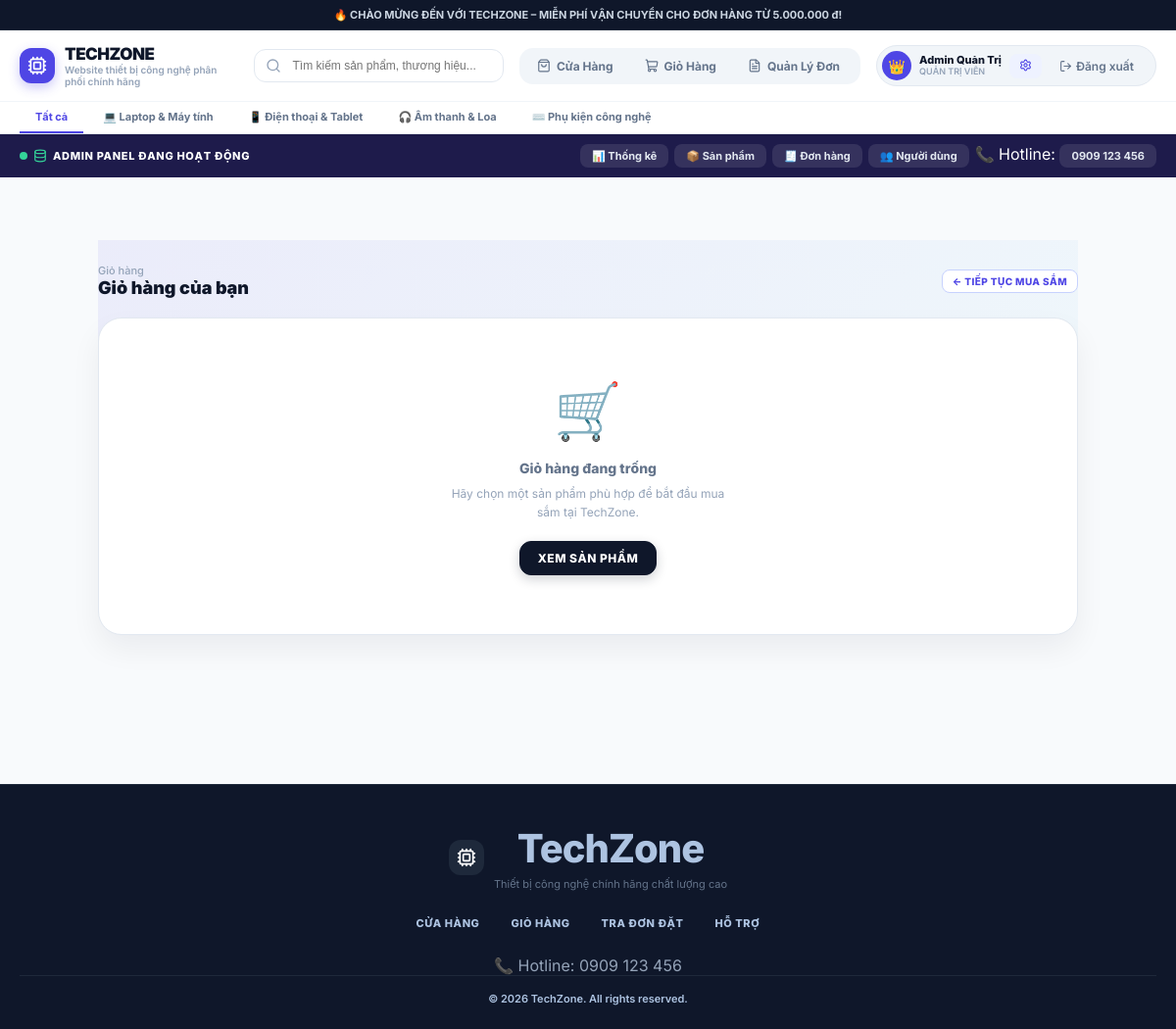
The app's page /views/cart.php (signed in), older data.
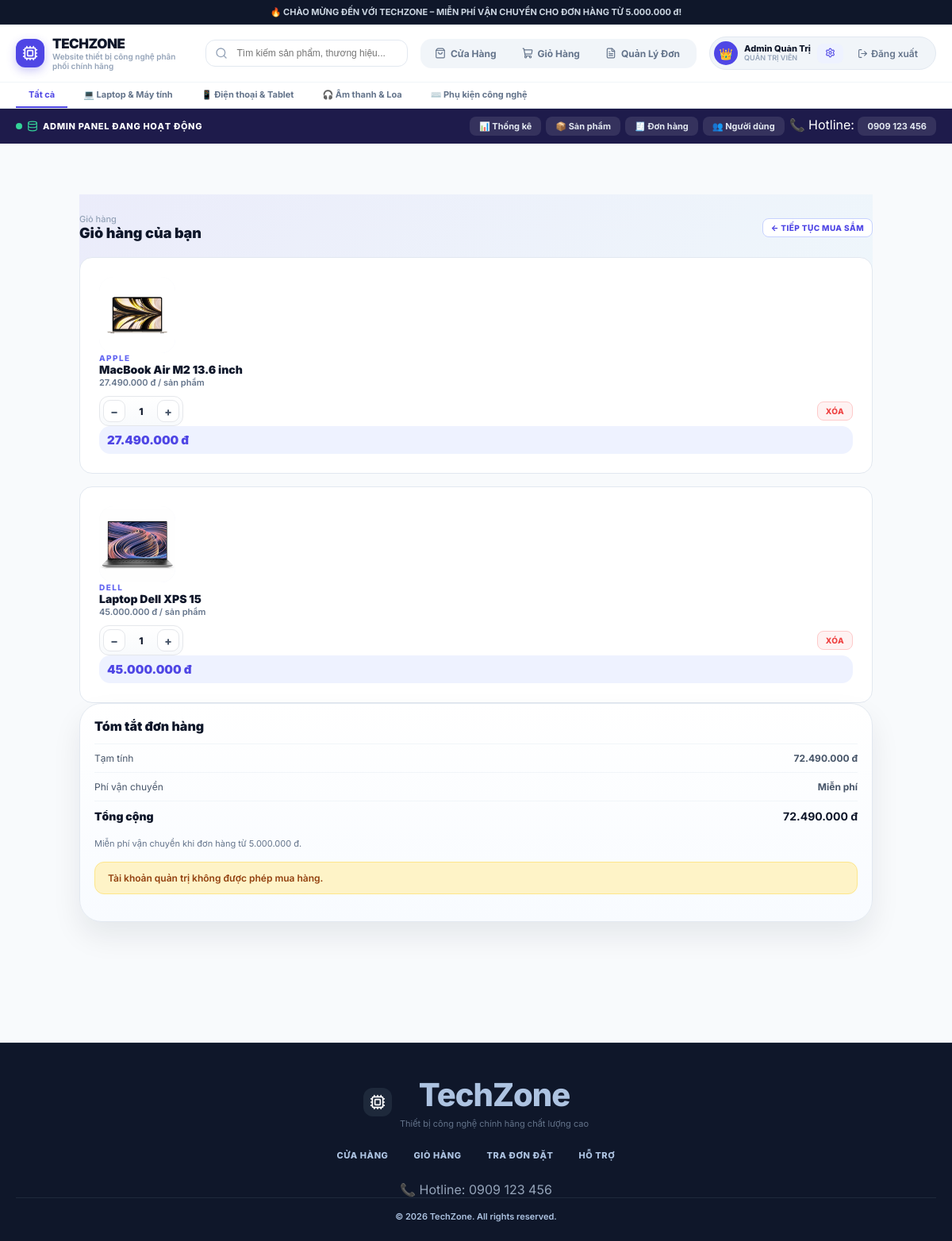
The same page, newer data.
### tables this page shows
CREATE TABLE `categories` (
  `id` int(10) UNSIGNED NOT NULL,
  `name` varchar(100) NOT NULL,
  `slug` varchar(100) NOT NULL,
  `icon` varchar(10) DEFAULT '?'
);

CREATE TABLE `cart_items` (
  `id` int(10) UNSIGNED NOT NULL,
  `session_id` varchar(128) NOT NULL,
  `user_id` int(10) UNSIGNED DEFAULT NULL,
  `product_id` int(10) UNSIGNED NOT NULL,
  `quantity` int(11) NOT NULL DEFAULT 1,
  `promo_price` decimal(15,0) DEFAULT NULL,
  `created_at` datetime NOT NULL DEFAULT current_timestamp()
);

CREATE TABLE `products` (
  `id` int(10) UNSIGNED NOT NULL,
  `category_id` int(10) UNSIGNED NOT NULL,
  `name` varchar(200) NOT NULL,
  `brand` varchar(100) NOT NULL,
  `description` text DEFAULT NULL,
  `price` decimal(15,0) NOT NULL DEFAULT 0,
  `stock` int(11) NOT NULL DEFAULT 0,
  `image_emoji` varchar(10) DEFAULT '?',
  `image_file` varchar(255) DEFAULT NULL,
  `rating` decimal(2,1) NOT NULL DEFAULT 4.5,
  `featured` tinyint(1) NOT NULL DEFAULT 0,
  `created_at` datetime NOT NULL DEFAULT current_timestamp(),
  `updated_at` datetime NOT NULL DEFAULT current_timestamp() ON UPDATE current_timestamp()
);

### includes/config.php (called while the page is built, shortened)
<?php
function formatVND(float|int $amount): string {
    return number_format($amount, 0, ',', '.') . ' đ';
}
function currentUser(): ?array {
    return $_SESSION['user'] ?? null;
}
function clean(string $s): string {
    return htmlspecialchars(strip_tags(trim($s)), ENT_QUOTES, 'UTF-8');
}

### views/cart.php (the view, shortened to what this page needs)
<?php
require_once __DIR__ . '/../includes/header.php';
$pdo = getDB();
$sid = cartSessionId();
$userId = currentUser()['id'] ?? null;
$stmt = $pdo->prepare("
    SELECT ci.*, p.name, p.price, p.image_file, p.brand, p.stock
    FROM cart_items ci
    JOIN products p ON ci.product_id = p.id
    WHERE ci.session_id = ? OR (ci.user_id IS NOT NULL AND ci.user_id = ?)
");
$stmt->execute([$sid, $userId]);
$cartItems = $stmt->fetchAll();
function cartImage(string $file): string
{
  $path = ltrim($file, '/');
  return '/bainhom/assets/images/' . $path;
}
$subtotal = 0;
foreach ($cartItems as $item) {
  $subtotal += (float) $item['price'] * (int) $item['quantity'];
}
$shipping = $subtotal >= FREE_SHIP_MIN ? 0 : SHIPPING_FEE;
$total = $subtotal + $shipping;
?>
<section class="cart-page container">
  <div class="section-header">
    <div>
      <p class="section-sub">Giỏ hàng</p>
      <h1 class="section-title">Giỏ hàng của bạn</h1>
    </div>
    <a href="/bainhom/index.php" class="btn btn-outline btn-sm">← Tiếp tục mua sắm</a>
  </div>
  <?php if (empty($cartItems)): ?>
    <div class="empty-state cart-empty-card">
      <span class="icon">🛒</span>
      <h4>Giỏ hàng đang trống</h4>
      <p>Hãy chọn một sản phẩm phù hợp để bắt đầu mua sắm tại TechZone.</p>
      <a href="/bainhom/index.php" class="btn btn-dark">Xem sản phẩm</a>
    </div>
  <?php else: ?>
    <div class="cart-grid">
      <div class="cart-card-list">
        <?php foreach ($cartItems as $item):
          $itemTotal = (float) $item['price'] * (int) $item['quantity'];
          $img = cartImage($item['image_file'] ?? '');
          ?>
          <article class="cart-item-card">
            <div class="cart-item-thumb">
              <?php if ($img): ?>
                <img src="<?= clean($img) ?>" alt="<?= clean($item['name']) ?>">
              <?php else: ?>
                <span>📦</span>
              <?php endif; ?>
            </div>
            <div class="cart-item-body">
              <div>
                <p class="cart-item-brand"><?= clean($item['brand'] ?? 'TechZone') ?></p>
                <h3 class="cart-item-name"><?= clean($item['name']) ?></h3>
                <p class="cart-item-price"><?= formatVND($item['price']) ?> / sản phẩm</p>
              </div>
              <div class="cart-item-actions">
                <div class="qty-control">
                  <button type="button" class="qty-btn js-qty" data-pid="<?= (int) $item['product_id'] ?>"
                    data-delta="-1">−</button>
                  <span class="qty-val"><?= (int) $item['quantity'] ?></span>
                  <button type="button" class="qty-btn js-qty" data-pid="<?= (int) $item['product_id'] ?>"
                    data-delta="1">+</button>
                </div>
                <button type="button" class="btn btn-danger btn-sm js-remove-cart"
                  data-pid="<?= (int) $item['product_id'] ?>">Xóa</button>
              </div>
            </div>
            <div class="cart-item-total"><?= formatVND($itemTotal) ?></div>
          </article>
        <?php endforeach; ?>
      </div>
      <aside class="cart-summary-card">
        <h2 class="cart-summary-title">Tóm tắt đơn hàng</h2>
        <div class="cart-summary-row"><span>Tạm tính</span><strong><?= formatVND($subtotal) ?></strong></div>
        <div class="cart-summary-row"><span>Phí vận
            chuyển</span><strong><?= $shipping === 0 ? 'Miễn phí' : formatVND($shipping) ?></strong></div>
        <div class="cart-summary-row total"><span>Tổng cộng</span><strong><?= formatVND($total) ?></strong></div>
        <p class="cart-note">Miễn phí vận chuyển khi đơn hàng từ <?= formatVND(FREE_SHIP_MIN) ?>.</p>
        <?php if (!$user || $user['role'] !== 'admin'): ?>
          <a href="/bainhom/checkout.php" class="btn btn-primary btn-block">
            Tiến hành thanh toán
          </a>
        <?php else: ?>
          <div class="alert alert-warning mt-3">
            Tài khoản quản trị không được phép mua hàng.
          </div>
        <?php endif; ?>
      </aside>
    </div>
  <?php endif; ?>
</section>
<?php require_once __DIR__ . '/../includes/footer.php'; ?>

### includes/header.php (shortened to what this page needs)
<?php
require_once __DIR__ . '/config.php';
$pdo = getDB();
$user = currentUser();
$categories = $pdo->query('SELECT * FROM categories ORDER BY id')->fetchAll();
?>
<!doctype html>
<html lang="vi">
<head>
  <link rel="stylesheet" href="/bainhom/assets/css/style.css">
</head>
<body class="bg-slate-50 text-slate-800 font-sans min-h-screen flex flex-col antialiased overflow-x-hidden">
  <div class="announcement-bar">
    🔥 CHÀO MỪNG ĐẾN VỚI TECHZONE – MIỄN PHÍ VẬN CHUYỂN CHO ĐƠN HÀNG TỪ <?= formatVND(FREE_SHIP_MIN) ?>!
  </div>
  <header class="main-header">
    <div class="header-inner">
      <a href="/bainhom/index.php" class="logo-brand">
        <span class="logo-icon"><i data-lucide="cpu"></i></span>
        <div>
          <h1 class="logo-title">TechZone</h1>
          <p class="logo-sub">Website thiết bị công nghệ phân phối chính hãng</p>
        </div>
      </a>
      <form action="/bainhom/index.php" method="GET" class="header-search">
        <input type="text" name="q" value="<?= clean($_GET['q'] ?? '') ?>"
          placeholder="Tìm kiếm sản phẩm, thương hiệu..." />
      </form>
      <nav class="main-nav">
        <a href="/bainhom/index.php"
          class="nav-link <?= (basename($_SERVER['PHP_SELF']) === 'index.php' && !isset($_GET['page'])) ? 'active' : '' ?>">
          <i data-lucide="shopping-bag"></i><span>Cửa Hàng</span>
        </a>
        <a href="/bainhom/views/cart.php"
          class="nav-link <?= basename($_SERVER['PHP_SELF']) === 'views/cart.php' ? 'active' : '' ?>">
          <i data-lucide="shopping-cart"></i><span>Giỏ Hàng</span>
        </a>
        <?php if ($user): ?>
          <?php if ($user['role'] === 'admin'): ?>
            <a href="/bainhom/admin/orders.php"
              class="nav-link <?= strpos($_SERVER['REQUEST_URI'], '/admin/orders.php') !== false ? 'active' : '' ?>">
              <i data-lucide="file-text"></i><span>Quản Lý Đơn</span>
            </a>
          <?php endif; ?>
        <?php endif; ?>
        <a href="/bainhom/views/support.php"
          class="nav-link <?= basename($_SERVER['PHP_SELF']) === 'support.php' ? 'active' : '' ?>">
        </a>
      </nav>
      <div class="user-controls">
        <?php if ($user): ?>
          <div class="user-chip">
            <span class="user-avatar"><?= $user['role'] === 'admin' ? '👑' : '👤' ?></span>
            <div class="user-info">
              <span class="user-name"><?= clean($user['fullname']) ?></span>
              <span class="user-role"><?= $user['role'] === 'admin' ? 'Quản Trị Viên' : 'Khách Hàng' ?></span>
            </div>
            <?php if ($user['role'] === 'admin'): ?>
              <a href="/bainhom/admin/" class="btn-sm btn-indigo" title="Admin Panel">
                <i data-lucide="settings"></i>
              </a>
            <?php endif; ?>
            <a href="/bainhom/controllers/auth.php?action=logout" class="btn-sm btn-ghost" title="Đăng xuất"
              style="display: flex; align-items: center; gap: 4px;">
              <i data-lucide="log-out"></i>
              <span style="font-size: 12px; font-weight: 600;">Đăng xuất</span>
            </a>
          </div>
        <?php endif; ?>
      </div>
    </div>
    <div class="category-bar">
      <div class="category-bar-inner">
        <a href="/bainhom/index.php" class="cat-link <?= !isset($_GET['cat']) ? 'active' : '' ?>">Tất cả</a>
        <?php foreach ($categories as $cat): ?>
          <a href="/bainhom/index.php?cat=<?= $cat['slug'] ?>"
            class="cat-link <?= ($_GET['cat'] ?? '') === $cat['slug'] ? 'active' : '' ?>">
            <?= $cat['icon'] ?>   <?= clean($cat['name']) ?>
          </a>
        <?php endforeach; ?>
      </div>
    </div>
  </header>
  <?php if ($user && $user['role'] === 'admin'): ?>
    <div class="admin-bar">
      <div class="admin-bar-inner">
        <span class="admin-bar-label">
          <span class="pulse-dot"></span>
          <i data-lucide="database"></i> ADMIN PANEL ĐANG HOẠT ĐỘNG
        </span>
        <div class="admin-bar-links">
          <a href="/bainhom/admin/index.php">📊 Thống kê</a>
          <a href="/bainhom/admin/products.php">📦 Sản phẩm</a>
          <a href="/bainhom/admin/orders.php">🧾 Đơn hàng</a>
          <a href="/bainhom/admin/users.php">👥 Người dùng</a>
          <span>📞 Hotline: <a href="tel:0909123456">0909 123 456</a></span>
        </div>
      </div>
    </div>
  <?php endif; ?>
  <main class="main-content">

### includes/footer.php (shortened to what this page needs)
</main>
<footer id="trade-footer" class="main-footer">
  <div class="footer-inner">
    <div class="footer-brand">
      <span class="logo-icon"><i data-lucide="cpu"></i></span>
      <div>
        <h1 class="brand-name">TechZone</h1>
        <p class="brand-slogan">Thiết bị công nghệ chính hãng chất lượng cao</p>
      </div>
    </div>
    <nav class="footer-nav">
      <a href="/bainhom/index.php">Cửa hàng</a>
      <a href="/bainhom/views/cart.php">Giỏ Hàng</a>
      <a href="/bainhom/views/my_orders.php">Tra đơn đặt</a>
      <a href="/bainhom/views/support.php">Hỗ trợ</a>
    </nav>
    <span>📞 Hotline: <a href="tel:0909123456">0909 123 456</a></span>
    <p class="footer-copy">© 2026 TechZone. All rights reserved.</p>
  </div>
</footer>
</body>
</html>

Row changes from the older to the newer data that the page shows:
added cart_items: product.image_file (picture), product.brand "APPLE", product.name "MacBook Air M2 13.6 inch", product.price "27.490.000 đ", quantity "1", formatVND($itemTotal) "27.490.000 đ"
added cart_items: product.image_file (picture), product.brand "DELL", product.name "Laptop Dell XPS 15", product.price "45.000.000 đ", quantity "1", formatVND($itemTotal) "45.000.000 đ"
Text that changed along with them:
formatVND($subtotal): (not shown) → "72.490.000 đ"
formatVND($total): (not shown) → "72.490.000 đ"
formatVND(FREE_SHIP_MIN): (not shown) → "5.000.000 đ"
text no longer shown: "🛒 Giỏ hàng đang trống Hãy chọn một sản phẩm phù hợp để bắt đầu mua sắm tại TechZone. XEM SẢN PHẨM"
text now shown: "Tóm tắt đơn hàng Tạm tính Phí vận chuyển Miễn phí Tổng cộng Miễn phí vận chuyển khi đơn hàng từ . Tài khoản quản trị không được phép mua hàng."
